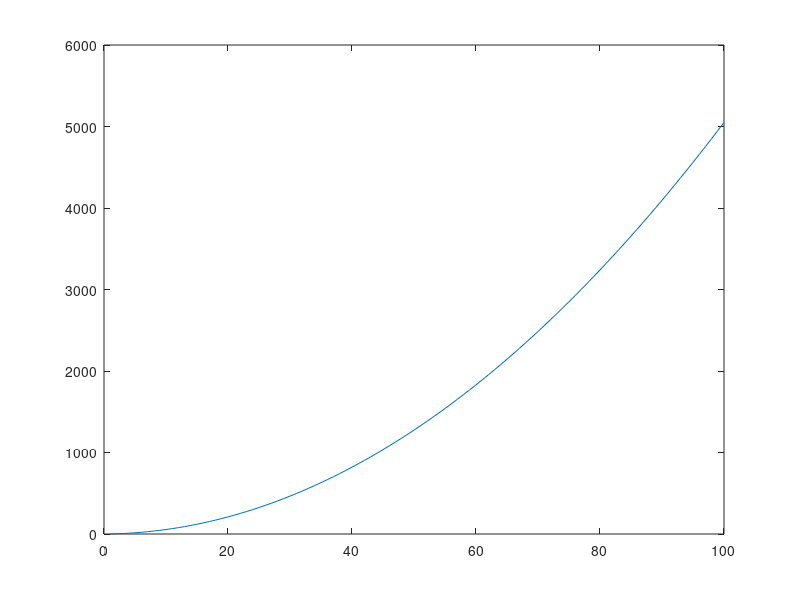

MATLAB code for this plot: (Note: this script raises an error after producing the figure.)
%% examp prep
disp('exam prep')
%% fprintf

x=exp(1)*10;

% remember d,e,f,g 
% d is for an integer
fprintf('the value is %d \n',x)
fprintf('the value is %e \n',x)
% %a.bf is to fix the length. a for the total length, b for decimals
fprintf('the value is %25.7f\n',x)
% g is generalized format

%% plot 1
x=0:.1:10;
% 0:2:10 means starting from 0, step is 2 then to 10.
% if I didn't mention 2, then it takes integers from 0 to 10
plot(x,x.^2)
title('y=x^{2}')
xlabel('x')
ylabel('y')
legend('y=x^2')
%% plot 2
t=0:2*pi/100:2*pi;


% t=linspace(0,2*pi,101);
plot(cos(t),sin(t))
title('x^2+y^2=1')
xlabel('x')
ylabel('y')

%% plot 3
x=1:0.1:2*pi;
y=[sin(x);cos(x);exp(x/(2*pi));2*sin(x)];
% use semicollon
plot(x,y)
% need to show what the vertical line mean

%% plot 4
x=-10:0.01:10;
y=x.^2-1.*(x<=1)+log(x).*(x>1);
plot(x,y)

%% plot 5
x=1:100;
y=cumsum(x);
plot(x,y)

%% while loops list Fibonacci sequence
x=1;
disp(x)
disp(x)
i=1;
while i<=130
    x=x+i;
    disp(x)
    i=i+x;
    disp(i)
end
%% while loop for tribonacci sequence

x=1;
disp(x)
s=1;
disp(s)
t=x+s;
disp(t)
while x<=100
    x=x+s+t;
    disp(x)
    s=s+t+x;
    disp(s)
    t=t+x+s;
    disp(t)
end

%% vectors
v=[1 3 5];
v=3*v;
disp(v)
disp(length(v))
disp(v(2))

%% for loops
x=0;
for i=1:10
    x=x+i;
    disp(x)
end
%% for loops
x=1;
for i=1:10
    x=x*i;
    disp(x)
end
    
%% while loops
% i=8;
% while i<=10
%     i=i-1;
%     disp(i)
% end

%% multiplication table

for i=1:9
    for j=1:9
        g=2*i*j;
        fprintf('%4d',g)
    end
    disp(' ')
end
%% for loops

for i=1:5
    if mod(i,2)==0
        for j=1:5
            if mod(j,2)==0
            fprintf('*')
            else
            fprintf(' ')
            end

        end
        disp(' ')
    else
        disp('*****')
    end
end

%% for loop

for i=1:4
    for j=1:4
        fprintf('(%d,%d)',i,j)
    end
    fprintf('\n')
end
%% while loop
i=6;
while i<=8
    j=6;
    while j<=i
        fprintf('%d',j)
        j=j+1;
    end
    fprintf(' \n')
    i=i+1;
end

%% while loop
i=0;
while i<=4
    j=1;
    while j<=i
        fprintf('%d ',j)
        j=j+1;
    end
    fprintf('\n')
    i=i+1;

end

%% create a prime number table
v=randi([1,100],5,5);
disp(v)

for i=1:5
    for j=1:5
        x=v(i,j);
        if isprime(x)==1
            fprintf('prime %d\n',x)
        end
    end
end
%% randi
x=randi([1,10],1,1);
disp(x)
% randi([1,10]) gives random integer from 1 to 10
% randi([1,10],2,2) gives 2 by 2 matrix with randi 1 to 10
%% another way to make multiplication table

v=zeros(9,9);
for i=1:9
    for j=1:9
        v(i,j)=i*j;
    end
end

disp(v)

%% prime number table
A=zeros(15,15);
i=1;

k=1;
while i<=15
    j=1;
    while j<=15
        if isprime(k)==1
            A(i,j)=k;
            k=k+1;
            j=j+1;
        else
            k=k+1;
        end
    end
    i=i+1;
end
disp(A)

%% switch case
color=input('input color: ','s');
switch color
    case 'red'
        disp('stop')
    case 'blue'
        disp('go')
    case 'yellow'
        disp('caution')
    otherwise
        error('invalid color')
end
%% draw sinx graph

x=0:.01:2*pi;
y=sin(x);
plot(x,y)
title('sinx')
xlabel(x)
ylabel('sinx')

%% draw sinx, cosx graph
x=linspace(0,2*pi,100);
y=[sin(x);cos(x)];
plot(x,y)
title('sin(x) cos{x}')
legend('sinx','cosx')
xlabel('x-value')


ylabel('y-value')
